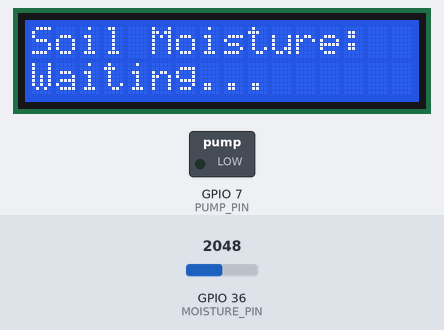
The sketch below on a simulated ESP32. On the bench: 16×2 character LCD, switched loads named in the sketch (green lamp = pin HIGH). Inputs (shaded band) come from the test bench; at power-on: GPIO 36 (MOISTURE_PIN) = 2048. What the sketch prints to the serial monitor is not drawn.

Above: at 2.2 s.
At 5.6 s:
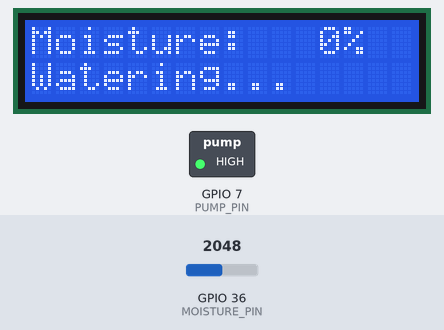
5.7 s: GPIO 36 (MOISTURE_PIN) set to 646
12.4 s: GPIO 36 (MOISTURE_PIN) set to 576
At 16.0 s:
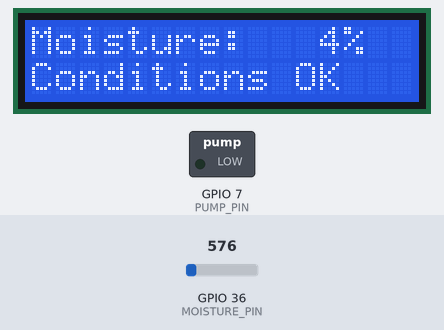
19.1 s: GPIO 36 (MOISTURE_PIN) set to 491
At 21.1 s:
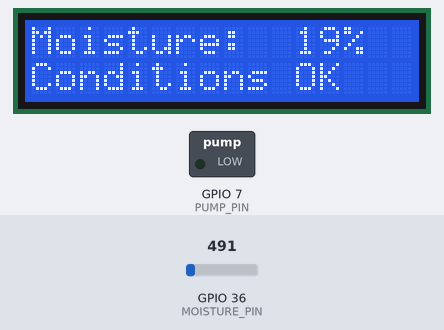
25.8 s: GPIO 36 (MOISTURE_PIN) set to 640
At 31.0 s:
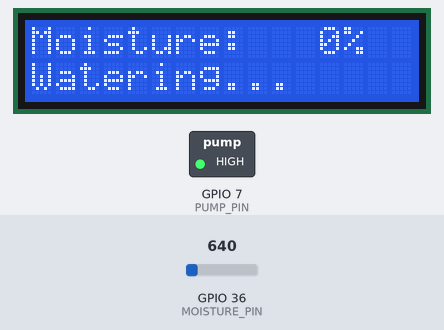
Timing chart, 0 to 32.5 s (numbered marks = the images above; inputs shaded):
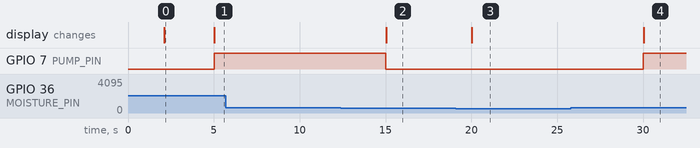

Measured:
- the behaviour switches between 601 and 600 on GPIO 36 (MOISTURE_PIN) (found by bisection; images 1 and 2)
- after the input at 5.7 s, every drawn part: stays the same
- after the input at 12.4 s, GPIO 7 (PUMP_PIN): HIGH → LOW after 2.6 s; the display: changes after 2.6 s (image 2)
- after the input at 19.1 s, the display: changes after 0.93 s (image 3)
- after the input at 25.8 s, GPIO 7 (PUMP_PIN): LOW → HIGH after 4.2 s; the display: changes after 4.2 s (image 4)
- what the display in image 0 shows lasts 2.9 s, from 2.1 s to 5.0 s

The sketch:

AutoPlantWatering.ino
```cpp
// AutoPlantWatering.ino
// Main sketch for the Automatic Plant Watering System (Updated)

// Avoid using Arduino String for embedded reliability
#include <Arduino.h>
#include "lcd_display.h"
#include "moisture_sensor.h"
#include "pump_control.h"

// Pin definitions
static const uint8_t MOISTURE_PIN = A0;
static const uint8_t PUMP_PIN     = 7;

// Soil‐dry threshold (0–1023). Tweak this after calibration.
static const int DRY_THRESHOLD = 600;

// Sampling interval (ms)
static const unsigned long SAMPLE_INTERVAL = 5000;

unsigned long lastSampleTime = 0;

void setup() {
  Serial.begin(9600);

  // Initialize LCD (I²C 0x27, 16×2)
  lcd_init();
  lcd_clear();
  lcd_print(0, 0, "Plant Watering");
  lcd_print(1, 0, "System Booting");
  delay(2000);
  lcd_clear();

  // Initialize modules
  moisture_sensor_init(MOISTURE_PIN);
  pump_control_init(PUMP_PIN);

  // Show ready status
  lcd_print(0, 0, "Soil Moisture:");
  lcd_print(1, 0, "Waiting...");
}

void loop() {
  unsigned long now = millis();
  if (now - lastSampleTime < SAMPLE_INTERVAL) {
    return;
  }
  lastSampleTime = now;

  // 1. Read raw sensor value (0 = wet, 1023 = dry)
  int raw = moisture_sensor_read();

  // 2. Map to percentage (0% = dry, 100% = wet)
  int moisturePct;
  if (raw <= DRY_THRESHOLD) {
    // wet side
    moisturePct = map(raw, 0, DRY_THRESHOLD, 100, 0);
  } else {
    // dry beyond threshold
    moisturePct = 0;
  }
  moisturePct = constrain(moisturePct, 0, 100);

  // 3. Display on Serial & LCD
  Serial.printf("Soil: %d%% (raw=%d)\n", moisturePct, raw);
  char buf[17];
  snprintf(buf, sizeof(buf), "Moisture: %3d%%", moisturePct);
  lcd_print(0, 0, buf);

  // 4. Watering logic
  if (raw > DRY_THRESHOLD) {
    pump_control_on();
    Serial.println("Pump: ON");
    lcd_print(1, 0, "Watering...    ");
  } else {
    pump_control_off();
    Serial.println("Pump: OFF");
    lcd_print(1, 0, "Conditions OK  ");
  }
}
```
